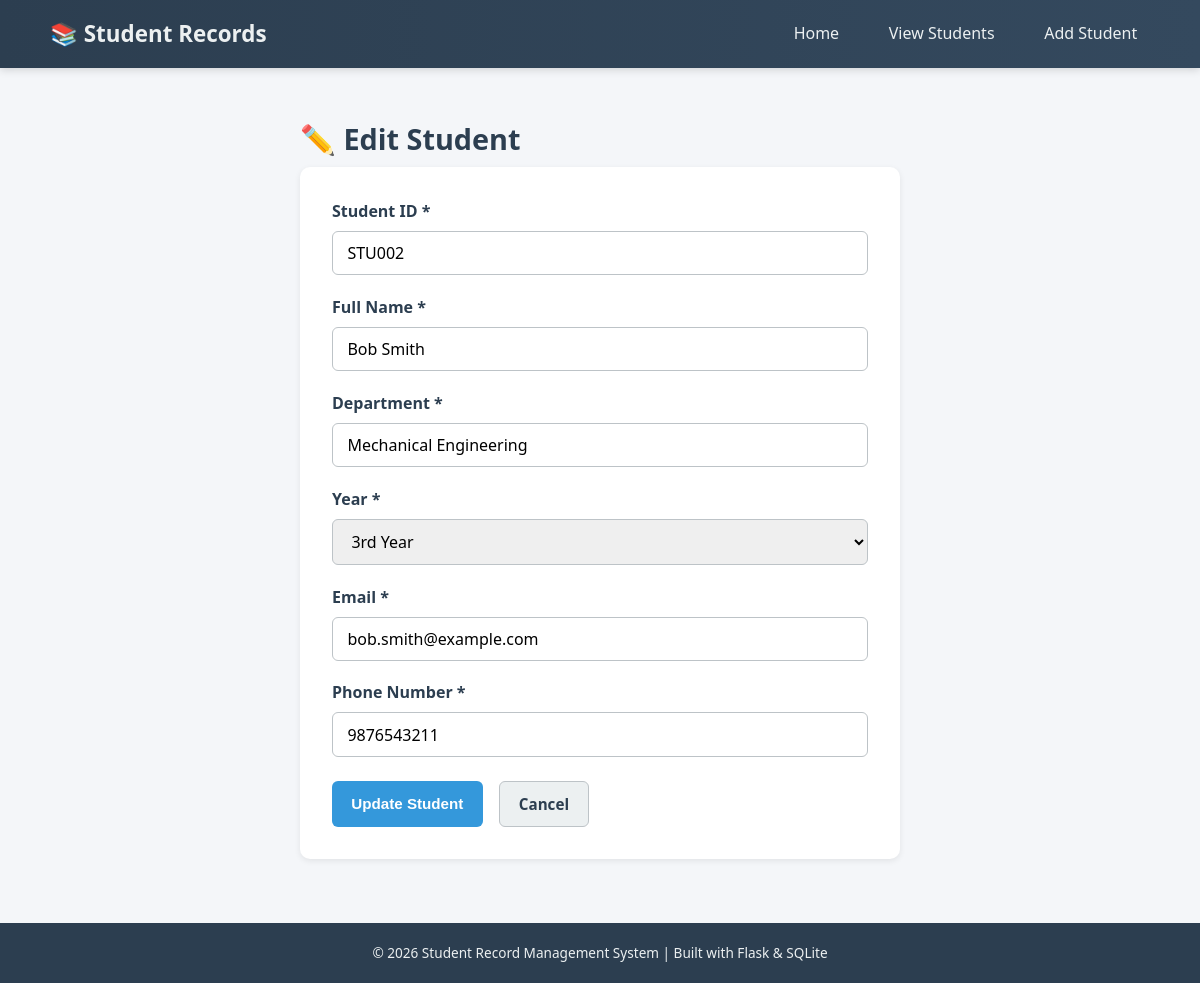
Page /edit/2 on the committed database.
### tables this page shows
CREATE TABLE students (
            id INTEGER PRIMARY KEY AUTOINCREMENT,
            student_id TEXT NOT NULL UNIQUE,
            full_name TEXT NOT NULL,
            department TEXT NOT NULL,
            year TEXT NOT NULL,
            email TEXT NOT NULL,
            phone TEXT NOT NULL
        );

### app.py (the view, shortened to what this page needs)
@app.route("/edit/<int:id>", methods=["GET", "POST"])
def edit_student(id):
    db = get_db()
    student = db.execute("SELECT * FROM students WHERE id = ?", (id,)).fetchone()
    if student is None:
        flash("Student not found.", "error")
        return redirect(url_for("students"))
    return render_template("edit_student.html", student=student, id=id)

### app.py (called while the page is built)
def get_db():
    if "db" not in g:
        g.db = sqlite3.connect(DATABASE)
        g.db.row_factory = sqlite3.Row  # allows accessing columns by name
    return g.db

### templates/edit_student.html (shortened to what this page needs)
{% extends "base.html" %}
{% block content %}
<div class="form-page">
    <h1 class="page-title">✏️ Edit Student</h1>
    <form action="{{ url_for('edit_student', id=id) }}" method="POST" class="student-form" onsubmit="return validateForm();">
        <div class="form-group">
            <label for="student_id">Student ID *</label>
            <input type="text" id="student_id" name="student_id" value="{{ student['student_id'] }}" required>
        </div>
        <div class="form-group">
            <label for="full_name">Full Name *</label>
            <input type="text" id="full_name" name="full_name" value="{{ student['full_name'] }}" required>
        </div>
        <div class="form-group">
            <label for="department">Department *</label>
            <input type="text" id="department" name="department" value="{{ student['department'] }}" required>
        </div>
        <div class="form-group">
            <label for="year">Year *</label>
            <select id="year" name="year" required>
                <option value="3rd Year" {% if student['year'] == '3rd Year' %}selected{% endif %}>3rd Year</option>
            </select>
        </div>
        <div class="form-group">
            <label for="email">Email *</label>
            <input type="email" id="email" name="email" value="{{ student['email'] }}" required>
        </div>
        <div class="form-group">
            <label for="phone">Phone Number *</label>
            <input type="text" id="phone" name="phone" value="{{ student['phone'] }}" required>
        </div>
        <div class="form-actions">
            <button type="submit" class="btn btn-primary">Update Student</button>
            <a href="{{ url_for('students') }}" class="btn btn-secondary">Cancel</a>
        </div>
    </form>
</div>
{% endblock %}

### static/css/style.css (style rules this page uses)
* { margin: 0; padding: 0; box-sizing: border-box; }
body { font-family: 'Segoe UI', Tahoma, Geneva, Verdana, sans-serif; background-color: #f4f6f9; color: #2c3e50; line-height: 1.6; min-height: 100vh; display: flex; flex-direction: column; }
.page-title { font-size: 1.8rem; margin-bottom: 0.3rem; color: #2c3e50; }
.btn { display: inline-block; padding: 0.6rem 1.2rem; border-radius: 6px; text-decoration: none; font-weight: 600; font-size: 0.95rem; border: none; cursor: pointer; transition: background 0.2s ease, transform 0.1s ease; }
.btn-primary { background-color: #3498db; color: #ffffff; }
.btn-secondary { background-color: #ecf0f1; color: #2c3e50; border: 1px solid #bdc3c7; }
.form-page { max-width: 600px; margin: 0 auto; }
.student-form { background: #ffffff; padding: 2rem; border-radius: 10px; box-shadow: 0 2px 6px rgba(0, 0, 0, 0.08); }
.form-group { margin-bottom: 1.2rem; }
.form-group label { display: block; margin-bottom: 0.4rem; font-weight: 600; color: #2c3e50; }
.form-group input, .form-group select { width: 100%; padding: 0.65rem 0.9rem; border: 1px solid #bdc3c7; border-radius: 6px; font-size: 1rem; font-family: inherit; }
.form-actions { display: flex; gap: 1rem; margin-top: 1.5rem; }

### rows in the picture
students: student_id "STU002", full_name "Bob Smith", department "Mechanical Engineering", year "3rd Year", email "bob.smith@example.com", phone "9876543211"
